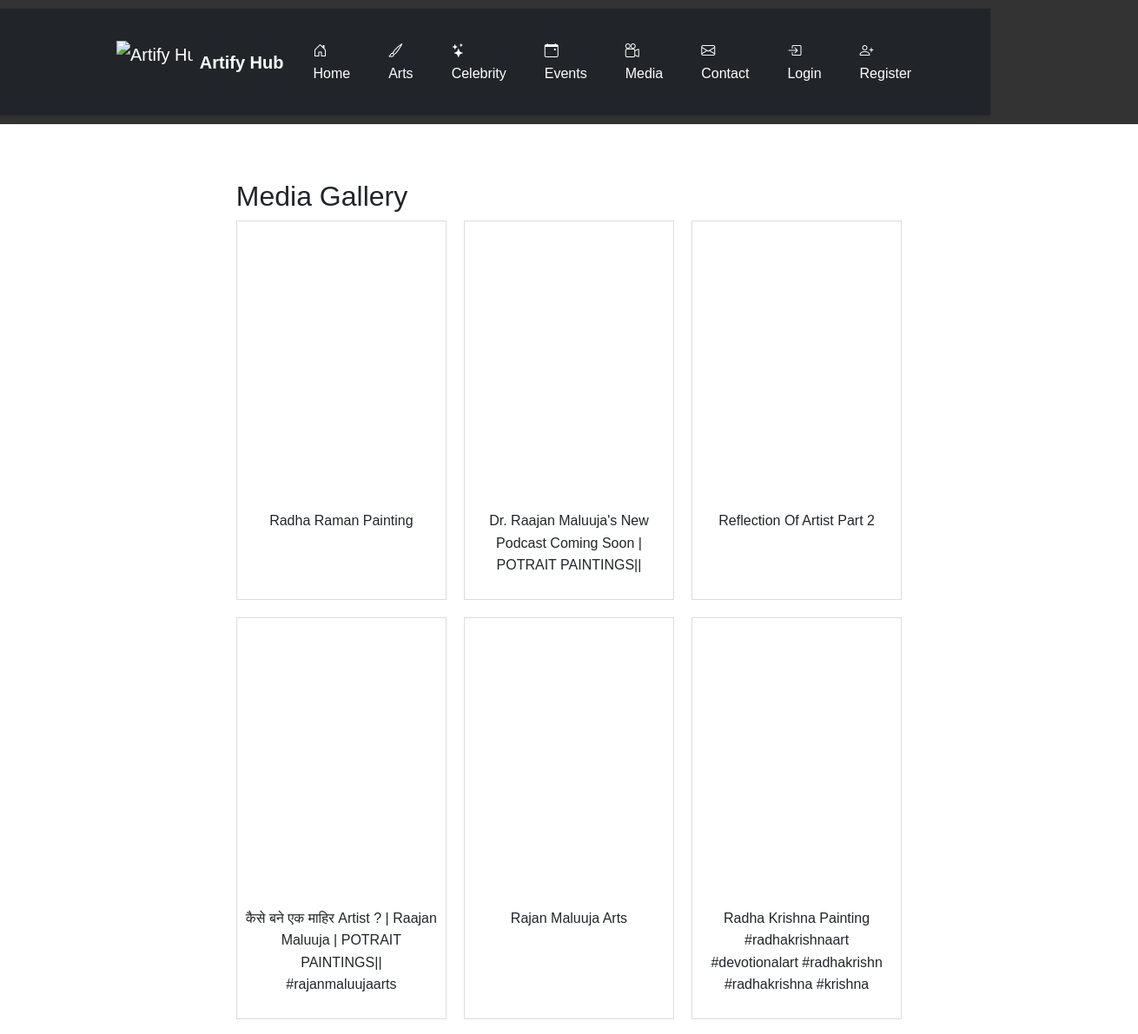
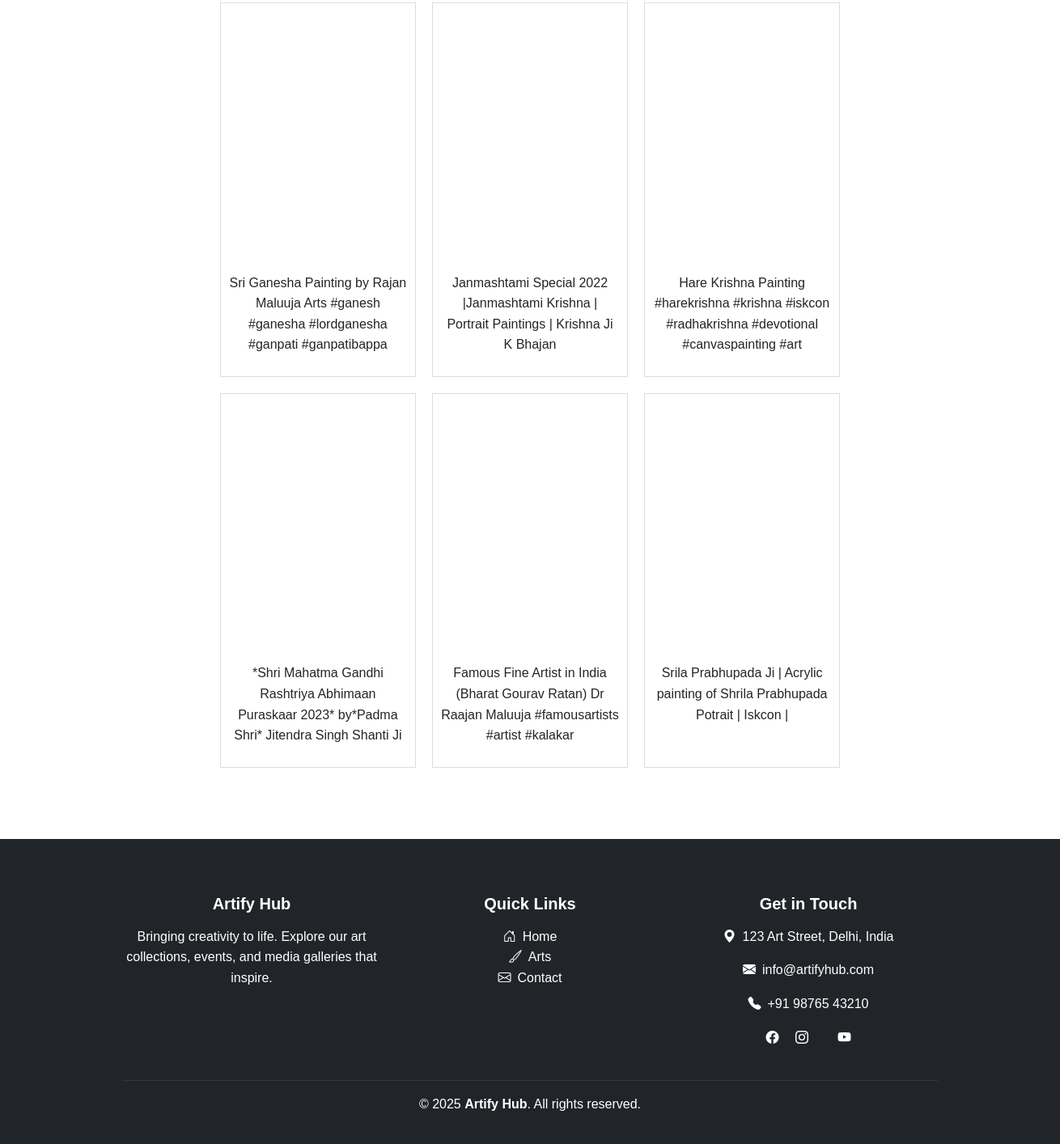
Page /media-gallery.php on the committed database (2 pictures, top to bottom).
### tables this page shows
CREATE TABLE `media_images` (
  `id` int(11) NOT NULL,
  `embed_code` text NOT NULL,
  `caption` text DEFAULT NULL,
  `created_at` timestamp NOT NULL DEFAULT current_timestamp()
);

### includes/functions.php (called while the page is built, shortened)
<?php
function isLoggedIn() {
    return isset($_SESSION['user_id']);
}
?>

### media-gallery.php (the view, shortened to what this page needs)
<?php
require_once 'includes/functions.php';
require_once 'includes/db.php';
$media = $pdo->query("SELECT * FROM media_images")->fetchAll();
?>
<!DOCTYPE html>
<html lang="en">
<head>
    <link rel="stylesheet" href="assets/css/style.css">
</head>
<body>
    <?php include 'includes/header.php'; ?>
    <div class="container">
        <h2>Media Gallery</h2>
        <div class="gallery-grid">
            <?php foreach ($media as $item): ?>
                <div class="gallery-item">
                    <?php echo $item['embed_code']; ?>
                    <p><?php echo $item['caption'] ?: 'No caption'; ?></p>
                </div>
            <?php endforeach; ?>
        </div>
    </div>
    <?php include 'includes/footer.php'; ?>
</body>
</html>

### includes/header.php (shortened to what this page needs)
<?php
require_once __DIR__ . '/functions.php';
?>
<!DOCTYPE html>
<html lang="en">
<head>
    <link href="https://cdn.jsdelivr.net/npm/bootstrap@5.3.3/dist/css/bootstrap.min.css" rel="stylesheet">
    <link href="https://cdn.jsdelivr.net/npm/bootstrap-icons@1.10.5/font/bootstrap-icons.css" rel="stylesheet">
    <link rel="stylesheet" href="<?php echo BASE_URL; ?>assets/css/style.css">
</head>
<body>
<header>
    <nav class="navbar navbar-expand-lg navbar-dark bg-dark shadow-sm sticky-top">
        <div class="container">
            <a class="navbar-brand d-flex align-items-center" href="<?php echo BASE_URL; ?>index.php">
                <img src="<?php echo BASE_URL; ?>assets/images/logo.png" alt="Artify Hub">
                <span class="ms-2 fw-bold">Artify Hub</span>
            </a>
            <div class="collapse navbar-collapse" id="navbarContent">
                <ul class="navbar-nav ms-auto mb-2 mb-lg-0 gap-2">
                    <li class="nav-item"><a class="nav-link" href="<?php echo BASE_URL; ?>index.php"><i class="bi bi-house-door"></i> Home</a></li>
                    <li class="nav-item"><a class="nav-link" href="<?php echo BASE_URL; ?>art-listing.php"><i class="bi bi-brush"></i> Arts</a></li>
                    <li class="nav-item"><a class="nav-link" href="<?php echo BASE_URL; ?>celebrity-gallery.php"><i class="bi bi-stars"></i> Celebrity</a></li>
                    <li class="nav-item"><a class="nav-link" href="<?php echo BASE_URL; ?>event-gallery.php"><i class="bi bi-calendar-event"></i> Events</a></li>
                    <li class="nav-item"><a class="nav-link" href="<?php echo BASE_URL; ?>media-gallery.php"><i class="bi bi-camera-reels"></i> Media</a></li>
                    <li class="nav-item"><a class="nav-link" href="<?php echo BASE_URL; ?>contact.php"><i class="bi bi-envelope"></i> Contact</a></li>
                    <?php if (isLoggedIn()): ?>
                        <li class="nav-item dropdown">
                            <a class="nav-link dropdown-toggle" href="#" role="button" data-bs-toggle="dropdown" aria-expanded="false">
                                <i class="bi bi-person-circle"></i> My Account
                            </a>
                            <ul class="dropdown-menu dropdown-menu-end">
                                <li><a class="dropdown-item" href="<?php echo BASE_URL; ?>cart.php"><i class="bi bi-cart4"></i> Cart</a></li>
                                <li><a class="dropdown-item" href="<?php echo BASE_URL; ?>wishlist.php"><i class="bi bi-heart"></i> Wishlist</a></li>
                                <li><a class="dropdown-item" href="<?php echo BASE_URL; ?>order-history.php"><i class="bi bi-clock-history"></i> Orders</a></li>
                                <li><hr class="dropdown-divider"></li>
                                <li><a class="dropdown-item text-danger" href="<?php echo BASE_URL; ?>logout.php"><i class="bi bi-box-arrow-right"></i> Logout</a></li>
                            </ul>
                        </li>
                    <?php else: ?>
                        <li class="nav-item"><a class="nav-link" href="<?php echo BASE_URL; ?>login.php"><i class="bi bi-box-arrow-in-right"></i> Login</a></li>
                        <li class="nav-item"><a class="nav-link" href="<?php echo BASE_URL; ?>register.php"><i class="bi bi-person-plus"></i> Register</a></li>
                    <?php endif; ?>
                </ul>
            </div>
        </div>
    </nav>
</header>
<div class="container mt-4">

### includes/footer.php (shortened to what this page needs)
</div>
<footer class="bg-dark text-white pt-5 pb-3 mt-5">
    <div class="container">
        <div class="row">
            <div class="col-md-4 mb-4">
                <h5 class="fw-bold mb-3">Artify Hub</h5>
                <p>Bringing creativity to life. Explore our art collections, events, and media galleries that inspire.</p>
            </div>
            <div class="col-md-4 mb-4">
                <h5 class="fw-bold mb-3">Quick Links</h5>
                <ul class="list-unstyled">
                    <li><a href="<?php echo BASE_URL; ?>index.php" class="text-white text-decoration-none"><i class="bi bi-house-door me-2"></i>Home</a></li>
                    <li><a href="<?php echo BASE_URL; ?>art-listing.php" class="text-white text-decoration-none"><i class="bi bi-brush me-2"></i>Arts</a></li>
                    <li><a href="<?php echo BASE_URL; ?>contact.php" class="text-white text-decoration-none"><i class="bi bi-envelope me-2"></i>Contact</a></li>
                </ul>
            </div>
            <div class="col-md-4 mb-4">
                <h5 class="fw-bold mb-3">Get in Touch</h5>
                <p><i class="bi bi-geo-alt-fill me-2"></i>123 Art Street, Delhi, India</p>
                <p><i class="bi bi-envelope-fill me-2"></i>info@artifyhub.com</p>
                <p><i class="bi bi-telephone-fill me-2"></i>+91 98765 43210</p>
                <div class="mt-3">
                    <a href="#" class="text-white me-3"><i class="bi bi-facebook"></i></a>
                    <a href="#" class="text-white me-3"><i class="bi bi-instagram"></i></a>
                    <a href="#" class="text-white"><i class="bi bi-youtube"></i></a>
                </div>
            </div>
        </div>
        <hr class="border-secondary">
        <div class="text-center">
            <p class="mb-0">&copy; <?php echo date('Y'); ?> <strong>Artify Hub</strong>. All rights reserved.</p>
        </div>
    </div>
</footer>
</body>
</html>

### assets/css/style.css (style rules this page uses)
body { font-family: Arial, sans-serif; margin: 0; padding: 0; line-height: 1.6; }
.container { width: 80%; margin: auto; padding: 20px; }
header { background: #333; color: #fff; padding: 10px 0; display: flex; justify-content: space-between; align-items: center; }
header nav ul { list-style: none; display: flex; margin: 0; padding: 0; }
header nav ul li { margin: 0 10px; }
header nav ul li a { color: #fff; text-decoration: none; }
footer { background: #333; color: #fff; text-align: center; padding: 10px 0; position: relative; bottom: 0; width: 100%; }
.art-grid, .gallery-grid { display: grid; grid-template-columns: repeat(auto-fill, minmax(200px, 1fr)); gap: 20px; }
.art-card, .gallery-item { border: 1px solid #ddd; padding: 10px; text-align: center; }

### includes/header.php (style rules this page uses)
.navbar-dark .navbar-nav .nav-link { color: #ffffff; transition: color 0.3s; }
.navbar-brand img { height: 50px; }

### rows in the picture
media_images: caption "Radha Raman Painting"
media_images: caption "Dr. Raajan Maluuja's New Podcast Coming Soon | POTRAIT PAINTINGS||"
media_images: caption "Reflection Of Artist Part 2"
media_images: caption "कैसे बने एक माहिर Artist ? | Raajan Maluuja | POTRAIT PAINTINGS|| #rajanmaluujaarts"
media_images: caption "Rajan Maluuja Arts"
media_images: caption "Radha Krishna Painting #radhakrishnaart #devotionalart #radhakrishn #radhakrishna #krishna"
media_images: caption "Sri Ganesha Painting by Rajan Maluuja Arts #ganesh #ganesha #lordganesha #ganpati #ganpatibappa"
media_images: caption "Janmashtami Special 2022 |Janmashtami Krishna | Portrait Paintings | Krishna Ji K Bhajan"
media_images: caption "Hare Krishna Painting #harekrishna #krishna #iskcon #radhakrishna #devotional #canvaspainting #art"
media_images: caption "*Shri Mahatma Gandhi Rashtriya Abhimaan Puraskaar 2023* by*Padma Shri* Jitendra Singh Shanti Ji"
media_images: caption "Famous Fine Artist in India (Bharat Gourav Ratan) Dr Raajan Maluuja #famousartists #artist #kalakar"
media_images: caption "Srila Prabhupada Ji | Acrylic painting of Shrila Prabhupada Potrait | Iskcon |"
